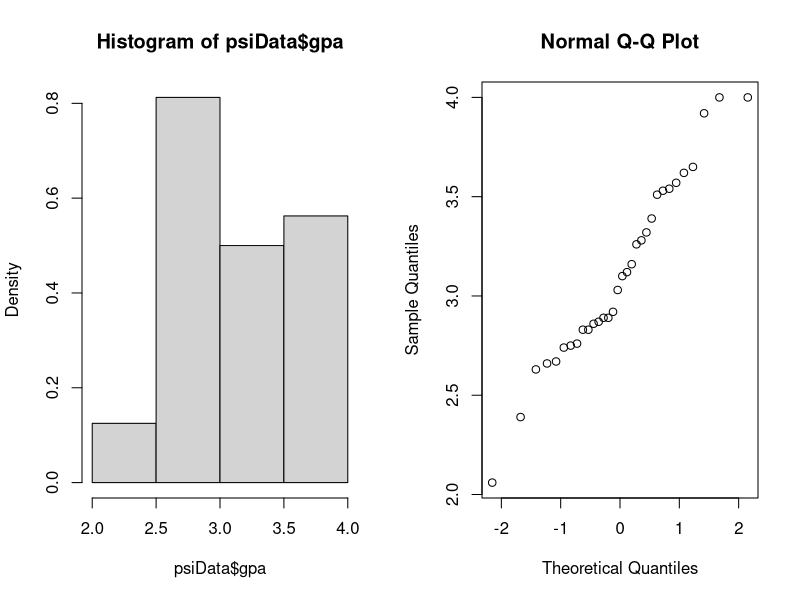

Write R code to recreate this figure.
## ---- chunk 1
knitr::opts_chunk$set(echo = TRUE)

library(lme4)
## ---- chunk 2
psiData = read.table("./data/psi.txt", header = TRUE)

psiData$passed = ifelse(test=psiData$passed == 0, yes="Pass", no="Fail")
psiData$passed = as.factor(psiData$passed)

psiData$psi = ifelse(test=psiData$psi == 0, yes="Yes", no="No")
psiData$psi = as.factor(psiData$psi)

par(mfrow=c(1,2))
hist(psiData$gpa, freq = FALSE)
qqnorm(psiData$gpa)
## ---- chunk 3
str(psiData)

xtabs(~passed + psi, data = psiData)

## ---- chunk 4
## 80% of the size
smpSize = floor(0.8 * nrow(psiData))

## Seed for reproduction
set.seed(12345)
train_ind = sample(seq_len(nrow(psiData)), size = smpSize)

# Training and Test sets
train = psiData[train_ind, ]
test = psiData[-train_ind, ]

# Fit the model
logRegModel = glm(passed ~ psi + gpa, data = train, family = "binomial")
logSummary = summary(logRegModel)
logSummary
## ---- chunk 5
test
predict(logRegModel, test, type="response")
